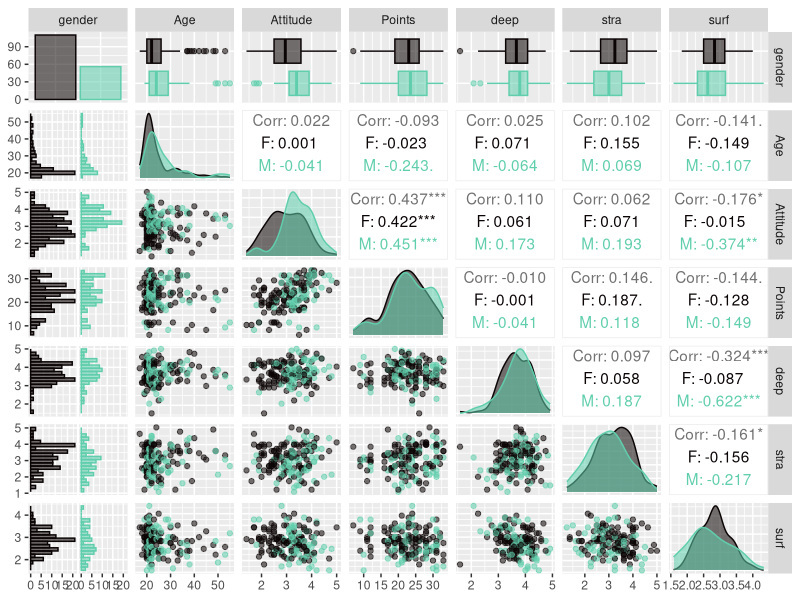
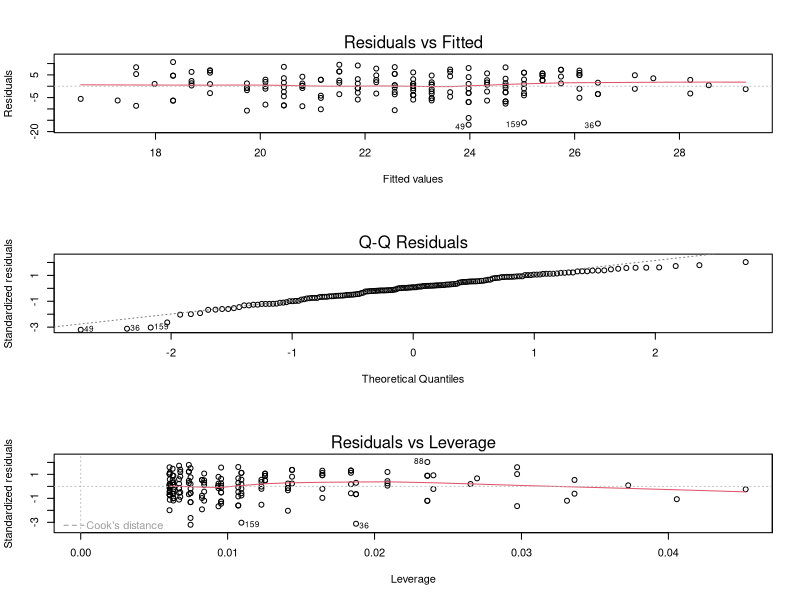

Write the R code that produced these figures, in order.
## ---- chunk 1
date()
## ---- chunk 2
library(tidyverse)

#' read in data for analysis
lrn14 <- read.csv(here::here("data", 
                             "lrn14_summ.csv")) %>%
  dplyr::select(gender, everything()) #' reorder columns

#' take a look at the data
dplyr::glimpse(lrn14)
## ---- chunk 3
library(GGally)

#' plot grahic summary of variables
GGally::ggpairs(lrn14, 
                mapping = aes(col = gender, 
                              fill = gender,
                              alpha = 0.2), 
                lower = list(combo = GGally::wrap("facethist", 
                                                  bins = 20))) +
  #' assign fill and colour
  viridis::scale_colour_viridis(option = "G",
                                end = 0.8,
                                discrete = T) +
  viridis::scale_fill_viridis(option = "G",
                              end = 0.8,
                              discrete = T)

## ---- chunk 4
#' linear model
lm_mdl <- stats::lm(formula = Points ~ Attitude + surf + stra, 
                    data = lrn14)

#' model summary
summary(lm_mdl)
## ---- chunk 5
#' linear model
lm_mdl <- stats::lm(formula = Points ~ Attitude, 
                    data = lrn14)

#' summary
summary(lm_mdl)

## ---- chunk 6
#' diagnostic plots
par(mfrow = c(3, 1))
plot(lm_mdl, which = c(1,2,5))

